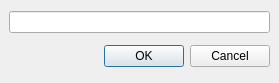
<ui version="4.0" >
 <class>AddOptionDialog</class>
 <widget class="QDialog" name="AddOptionDialog" >
  <property name="geometry" >
   <rect>
    <x>0</x>
    <y>0</y>
    <width>279</width>
    <height>83</height>
   </rect>
  </property>
  <property name="windowTitle" >
   <string>New</string>
  </property>
  <layout class="QGridLayout" >
   <property name="margin" >
    <number>9</number>
   </property>
   <property name="spacing" >
    <number>6</number>
   </property>
   <item row="0" column="0" >
    <widget class="QLineEdit" name="lineEdit" />
   </item>
   <item row="1" column="0" >
    <layout class="QHBoxLayout" >
     <property name="margin" >
      <number>0</number>
     </property>
     <property name="spacing" >
      <number>6</number>
     </property>
     <item>
      <spacer>
       <property name="orientation" >
        <enum>Qt::Horizontal</enum>
       </property>
       <property name="sizeHint" >
        <size>
         <width>131</width>
         <height>31</height>
        </size>
       </property>
      </spacer>
     </item>
     <item>
      <widget class="QPushButton" name="okButton" >
       <property name="text" >
        <string>OK</string>
       </property>
      </widget>
     </item>
     <item>
      <widget class="QPushButton" name="cancelButton" >
       <property name="text" >
        <string>Cancel</string>
       </property>
      </widget>
     </item>
    </layout>
   </item>
  </layout>
 </widget>
 <tabstops>
  <tabstop>lineEdit</tabstop>
  <tabstop>okButton</tabstop>
  <tabstop>cancelButton</tabstop>
 </tabstops>
 <resources/>
 <connections>
  <connection>
   <sender>okButton</sender>
   <signal>clicked()</signal>
   <receiver>AddOptionDialog</receiver>
   <slot>accept()</slot>
   <hints>
    <hint type="sourcelabel" >
     <x>278</x>
     <y>253</y>
    </hint>
    <hint type="destinationlabel" >
     <x>96</x>
     <y>254</y>
    </hint>
   </hints>
  </connection>
  <connection>
   <sender>cancelButton</sender>
   <signal>clicked()</signal>
   <receiver>AddOptionDialog</receiver>
   <slot>reject()</slot>
   <hints>
    <hint type="sourcelabel" >
     <x>369</x>
     <y>253</y>
    </hint>
    <hint type="destinationlabel" >
     <x>179</x>
     <y>282</y>
    </hint>
   </hints>
  </connection>
 </connections>
</ui>
